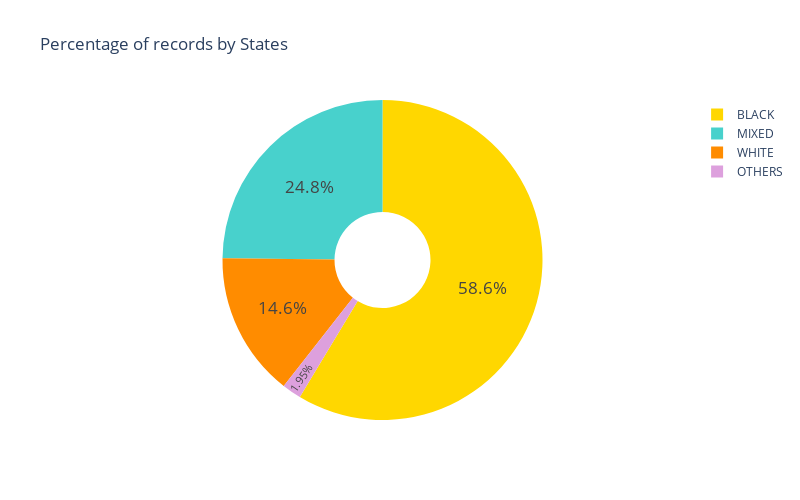

Write notebook code for a chart like this one.
### Markdown cell above
### 2.3. Race Pie Plot

### Code cell
record_races = df_filtered['race'].value_counts()

fig = go.Figure()

fig.add_trace(
    go.Pie(values=record_races, 
           labels=record_races.index.tolist(), 
           name="Races" , hole=.3))

fig.update_traces(hoverinfo = 'label+percent+value', 
                  textinfo = 'percent', 
                  textfont_size = 17, 
                  textposition = "inside", 
                  marker = dict(colors=['gold', 
                                        'mediumturquoise', 
                                        'darkorange', 
                                        'plum']))

fig.update_layout(
    title_text="Percentage of records by States",
    height=500, width=800)

fig.show()

### Figure 1 — Plotly figure (JSON) as saved in the notebook; plotly's stock layout.template omitted (floating-point values rounded to 4 significant figures)
{"data": [{"hole": 0.3, "hoverinfo": "label+percent+value", "labels": ["BLACK", "MIXED", "WHITE", "OTHERS"], "marker": {"colors": ["gold", "mediumturquoise", "darkorange", "plum"]}, "name": "Races", "textfont": {"size": 17}, "textinfo": "percent", "textposition": "inside", "type": "pie", "values": [29633, 12541, 7374, 983]}], "layout": {"height": 500, "title": {"text": "Percentage of records by States"}, "width": 800}}
